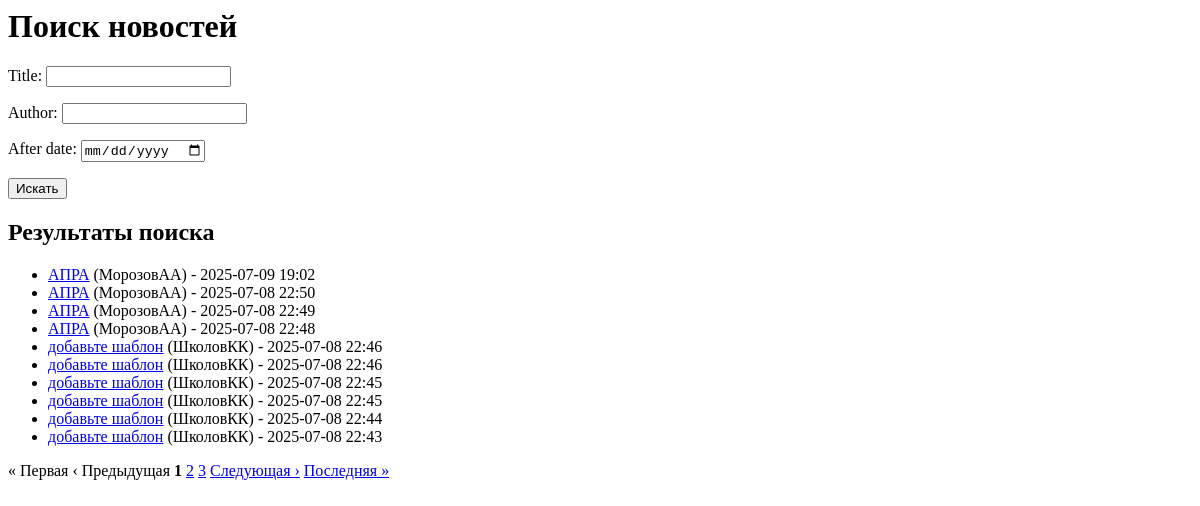
/news/news/search/, run on an earlier commit of the app's database.
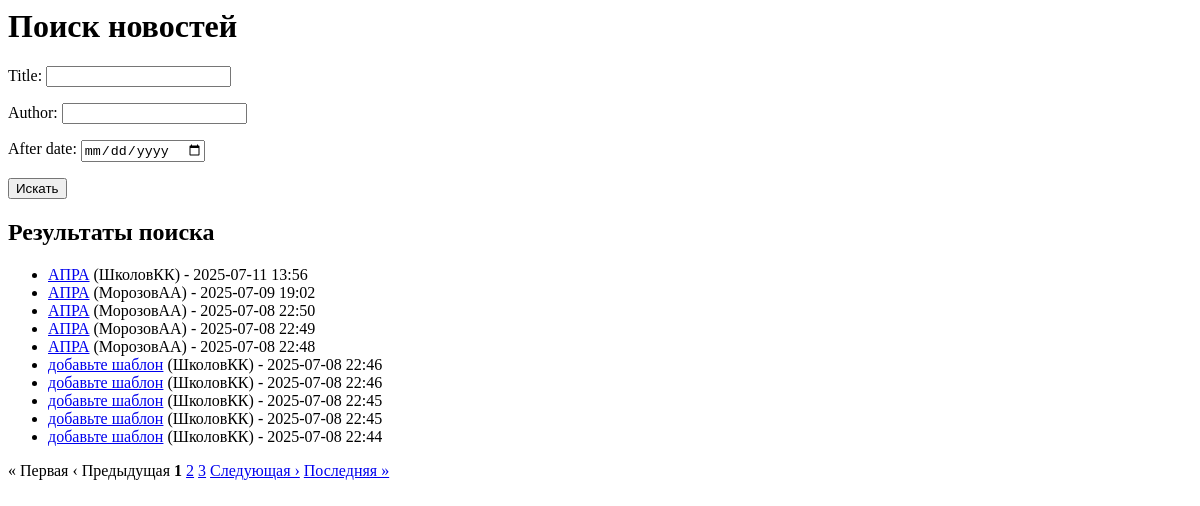
And on a later commit of the database.
### news/models.py (models this page shows, shortened)
class Post(models.Model):
    POST_TYPE_CHOICES = [
        ('article', _('Статья')),
        ('news', _('Новость')),
    ]
    author = models.ForeignKey(Author, on_delete=models.CASCADE, related_name='posts')
    post_type = models.CharField(max_length=10, choices=POST_TYPE_CHOICES)
    created_at = models.DateTimeField(auto_now_add=True)
    updated_at = models.DateTimeField(auto_now=True)
    categories = models.ManyToManyField(Category, through='PostCategory')
    title = models.CharField(max_length=255)
    content = models.TextField()
    rating = models.IntegerField(default=0)

class Author(models.Model):
    user = models.OneToOneField(User, on_delete=models.CASCADE)
    rating = models.IntegerField(default=0)

### news/views.py (the view)
# urls.py: path('news/search/', NewsSearchView.as_view(), name='news_search'),
class NewsSearchView(FilterView):
    model = Post
    filterset_class = PostFilter
    template_name = 'news/news_search.html'
    context_object_name = 'news_list'
    paginate_by = 10
    def get_queryset(self):
        return super().get_queryset().filter(post_type='news').order_by('-created_at')
    def get_context_data(self, **kwargs):
        context = super().get_context_data(**kwargs)
        context['request'] = self.request
        return context

### news/templates/news/news_search.html
<h1>Поиск новостей</h1>
<form method="get">
    {{ filter.form.as_p }}
    <button type="submit">Искать</button>
</form>
<h2>Результаты поиска</h2>
<ul>
    {% for news in news_list %}
        <li>
            <a href="{% url 'news_detail' news.pk %}">{{ news.title }}</a>
            ({{ news.author.user.username }}) - {{ news.created_at|date:"Y-m-d H:i" }}
        </li>
    {% empty %}
        <li>Ничего не найдено</li>
    {% endfor %}
</ul>
<div class="pagination">
    {% if page_obj.has_previous %}
        <a href="?page=1{% if base_query %}&{{ base_query }}{% endif %}">&laquo; Первая</a>
        <a href="?page={{ page_obj.previous_page_number }}{% if base_query %}&{{ base_query }}{% endif %}">&lsaquo; Предыдущая</a>
    {% else %}
        <span class="disabled">&laquo; Первая</span>
        <span class="disabled">&lsaquo; Предыдущая</span>
    {% endif %}
    {% for num in page_obj.paginator.page_range %}
        {% if num >= page_obj.number|add:-2 and num <= page_obj.number|add:2 %}
            {% if num == page_obj.number %}
                <strong>{{ num }}</strong>
            {% else %}
                <a href="?page={{ num }}{% if base_query %}&{{ base_query }}{% endif %}">{{ num }}</a>
            {% endif %}
        {% endif %}
    {% endfor %}
    {% if page_obj.has_next %}
        <a href="?page={{ page_obj.next_page_number }}{% if base_query %}&{{ base_query }}{% endif %}">Следующая &rsaquo;</a>
        <a href="?page={{ page_obj.paginator.num_pages }}{% if base_query %}&{{ base_query }}{% endif %}">Последняя &raquo;</a>
    {% else %}
        <span class="disabled">Следующая &rsaquo;</span>
        <span class="disabled">Последняя &raquo;</span>
    {% endif %}
</div>

What changed in the data, as far as the page shows it:
no longer on this page (row unchanged): Post: title "добавьте шаблон", author.user.username "ШколовКК", created_at "2025-07-08 22:43"
added Post: title "АПРА", author.user.username "ШколовКК", created_at "2025-07-11 13:56"
